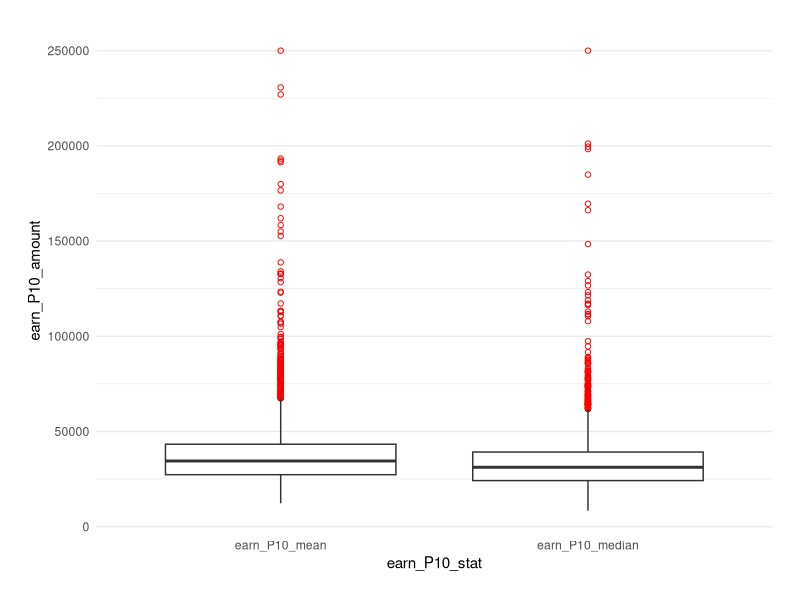
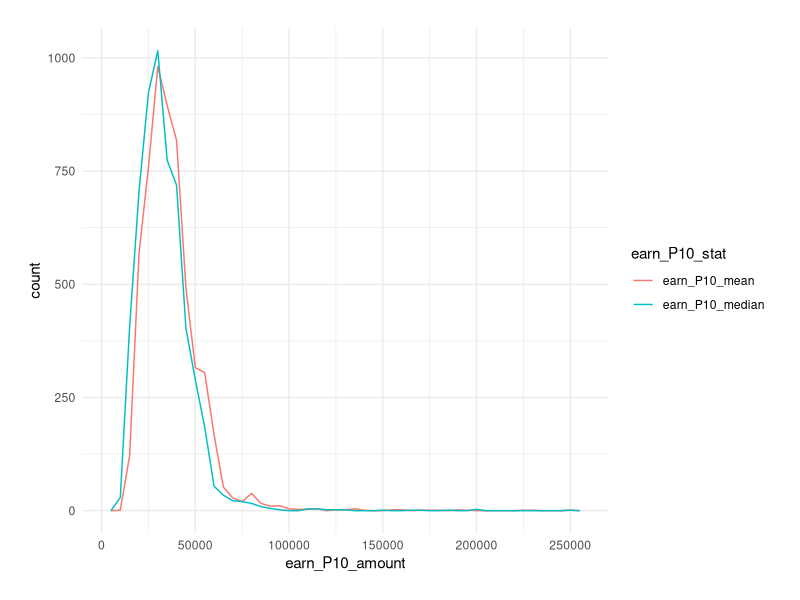
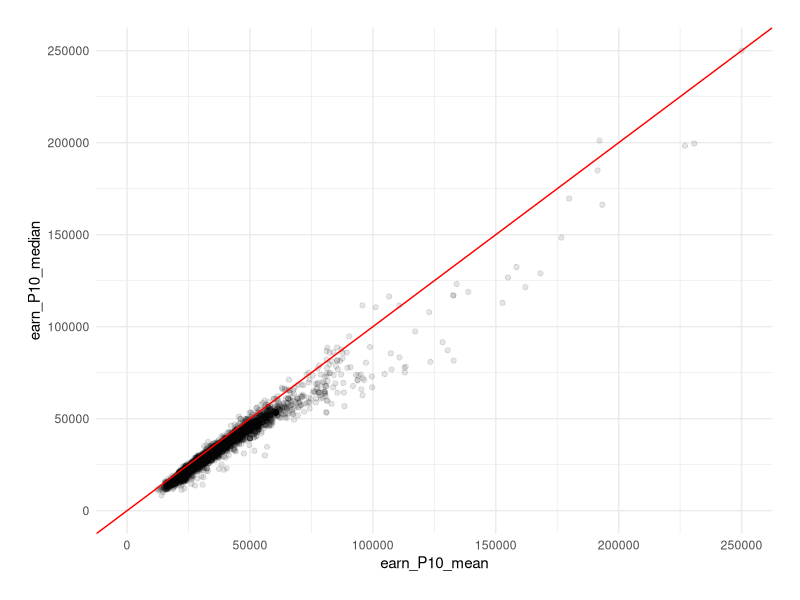
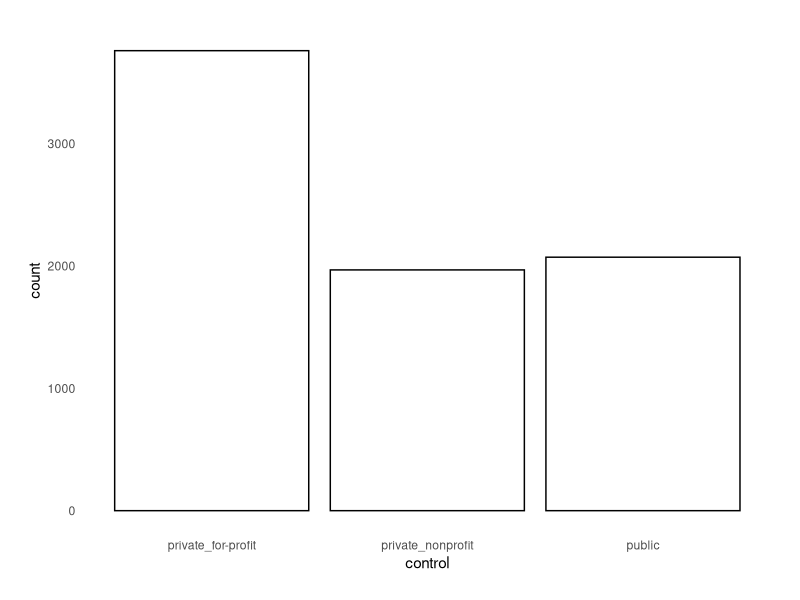
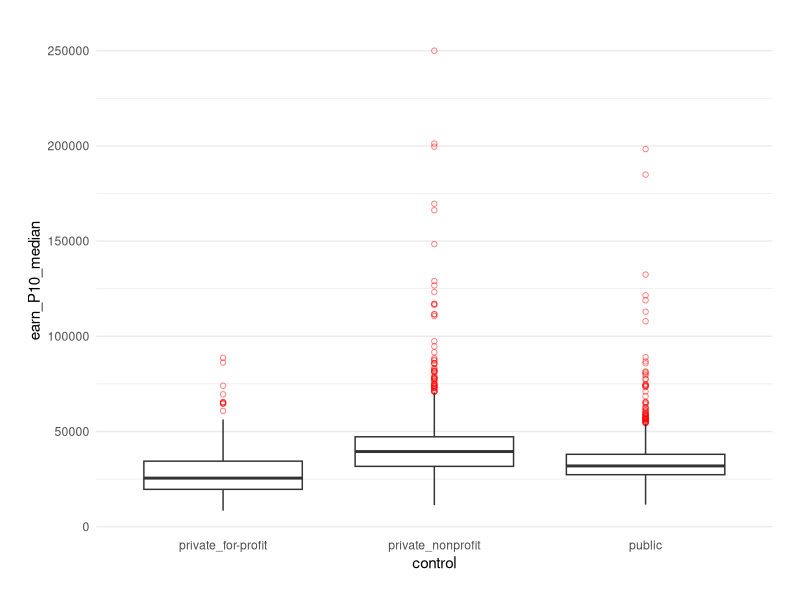

Write the R code that produced these figures, in order. (Note: this script raises an error after producing the figures.)


## @knitr prelim

# Load packages
suppressWarnings(library(tidyr))
suppressWarnings(library(dplyr))
suppressWarnings(library(ggplot2))

# Set the theme for plotting
theme_set(theme_bw())
base_theme <- theme(plot.margin = unit(c(20, 20, 20, 20), "points"),
                    panel.margin = unit(c(15, 15, 15, 15), "points"),
                    panel.border = element_blank(),
                    strip.background = element_blank(),
                    strip.text = element_text(size = 15),
                    legend.key = element_blank(),
                    axis.ticks = element_blank())

# Load data
scorecard <- read.csv("./scorecard_clean.csv")
scorecard <- tbl_df(scorecard)

# Set levels for categorical variables
scorecard$control <- factor(scorecard$control, levels = c("private_for-profit", "private_nonprofit", "public"))
scorecard$degree <- factor(scorecard$degree, levels = c("certificate", "associate", "bachelor", "graduate"))

## Derive a new variable "region" from "state"
## Classification adapted from Census Bureau divisions
scorecard$region <- c()
lst_region <- list(
  "Northeast" = c("CT", "MA", "ME", "NH", "NJ", "NY", "PA", "RI", "VT"),
  "Midwest" = c("IA", "IL", "IN", "KS", "MI", "MN", "MO", "ND", "NE", "OH", "SD", "WI"),
  "South" = c("AL", "AR", "DC", "DE", "FL", "GA", "KY", "LA", "MD", "MS", "NC", "OK", "SC", "TN", "TX", "VA", "WV"),
  "West" = c("AZ", "CA", "CO", "ID", "MT", "NM", "NV", "OR", "UT", "WA", "WY"),
  "Noncontiguous" = c("AK", "AL", "AS", "FM", "GU", "HI", "MH", "MP", "PR", "PW", "VI")
)
for(key in names(lst_region)) {
  scorecard$region[scorecard$state %in% lst_region[[key]]] <- key
}
scorecard$region <- factor(scorecard$region, levels = names(lst_region))



## @knitr functions

# Function that produces box plots of the median postgraduate earnings for different levels of a category
box_PGE <- function(scorecard_data, var_cat_1, var_cat_2, view_range = NULL) {
  
  if(missing(var_cat_2)) {
    ggplot(scorecard_data %>%
                     filter(!is.na(earn_P10_median) & !is.na(scorecard_data[[var_cat_1]])), 
                   aes(x = eval(parse(text = var_cat_1)), y = earn_P10_median)) +
      geom_boxplot(alpha = 1/2, outlier.colour = "red", outlier.shape = 1) +
      coord_cartesian(ylim = view_range) +
      labs(x = var_cat_1) +
      base_theme +
      theme(panel.grid.major.x = element_blank(),
            panel.grid.minor.x = element_blank())
  } else {
    ggplot(scorecard_data %>%
                     filter(!is.na(earn_P10_median) & !is.na(scorecard_data[[var_cat_1]]) & !is.na(scorecard_data[[var_cat_2]])), 
                   aes(x = eval(parse(text = var_cat_1)), y = earn_P10_median, fill = eval(parse(text = var_cat_2)))) +
      geom_boxplot(alpha = 1/2, outlier.colour = "red", outlier.shape = 1) +
      coord_cartesian(ylim = view_range) +
      labs(x = var_cat_1, fill = var_cat_2) +
      base_theme +
      theme(panel.grid.major.x = element_blank(),
            panel.grid.minor.x = element_blank())
  }
}

# Function that plots histograms of the median postgraduate earnings for different levels of a category
hist_facet_PGE <- function(scorecard_data, cat_var, view_range = NULL, binwidth = 5000) {
  
  group_mdns <- scorecard_data %>%
    filter(!is.na(scorecard_data[[cat_var]])) %>%
    group_by_(cat_var) %>%
    summarise(mdn_PGE = median(earn_P10_median, na.rm = TRUE))
  
  group_mdns_df <- data.frame(cat_var = levels(scorecard_data[[cat_var]]), mdn_PGE = group_mdns[["mdn_PGE"]])
  
  plot <- ggplot(scorecard_data %>%
                   filter(!is.na(earn_P10_median) & !is.na(scorecard_data[[cat_var]])), 
                 aes(x = earn_P10_median)) +
    geom_histogram(binwidth = binwidth, fill = "navajowhite", col = "white") +
    geom_vline(aes(xintercept = mdn_PGE), data = group_mdns, col = "blue", size = 1) +
    coord_cartesian(xlim = view_range) +
    facet_wrap(as.formula(paste("~", cat_var)), ncol = 1, scales = "free_y") +
    base_theme
  
  return(plot)
}

bar_2cat <- function(scorecard_data, x_cat, fill_cat, position_type = "stack") {
  
  plot <- ggplot(scorecard_data %>%
                   filter(!is.na(scorecard_data[[x_cat]]) & !is.na(scorecard_data[[fill_cat]])), 
                 aes(x = eval(parse(text = x_cat)), fill = eval(parse(text = fill_cat)))) +
    geom_bar(position = position_type, alpha = 4/5) +
    labs(x = x_cat, fill = fill_cat) +
    base_theme +
    theme(panel.grid.major.x = element_blank(),
          panel.grid.minor.x = element_blank())
  
  return(plot)
}

# Make sure that the input categorical variable is set as a factor
bar_2cat_mdn_PGE <- function(scorecard_data, x_cat, fill_cat) {
  
  plot <- ggplot(scorecard_data %>%
                   filter(!is.na(earn_P10_median) & 
                            !is.na(scorecard_data[[x_cat]]) & 
                            !is.na(scorecard_data[[fill_cat]])) %>%
                   group_by_(x_cat, fill_cat) %>%
                   summarise(mdn_PGE = median(earn_P10_median, na.rm = TRUE)), 
                 aes(x = eval(parse(text = x_cat)), y = mdn_PGE, 
                     fill = eval(parse(text = fill_cat)))) +
    geom_bar(stat = "identity", position = "dodge", alpha = 1/2) +
    labs(x = x_cat, fill = fill_cat) +
    base_theme +
    theme(panel.grid.major.x = element_blank(),
          panel.grid.minor.x = element_blank())
  
  return(plot)
}

# Function that produces scatter plots and can color-code different levels of a category
scatter_plot <- function(scorecard_data, var_cont_y, var_cont_x, var_cat, view_range = NULL) {
  
  if(missing(var_cat)) {
    plot <- ggplot(scorecard_data %>%
                     filter(!is.na(scorecard_data[[var_cont_y]]) & 
                            !is.na(scorecard_data[[var_cont_x]])), 
                   aes(y = eval(parse(text = var_cont_y)), 
                       x = eval(parse(text = var_cont_x)))) +
      geom_point(alpha = 1/10, position = position_jitter(h = 0)) +
      coord_cartesian(ylim = view_range) +
      base_theme +
      labs(y = var_cont_y, x = var_cont_x)
  } else {
    plot <- ggplot(scorecard_data %>%
                     filter(!is.na(scorecard_data[[var_cont_y]]) & 
                            !is.na(scorecard_data[[var_cont_x]]) & 
                            !is.na(scorecard_data[[var_cat]])), 
                   aes(y = eval(parse(text = var_cont_y)), 
                       x = eval(parse(text = var_cont_x)), 
                       col = eval(parse(text = var_cat)))) +
      geom_point(alpha = 1/10, position = position_jitter(h = 0)) +
      coord_cartesian(ylim = view_range) +
      base_theme +
      labs(y = var_cont_y, x = var_cont_x, col = var_cat)
  }
  
  return(plot)
}

univariate_cont <- function(scorecard_data, var_cont, binwidth = 5000) {
  
  # Plot box plot
  p1 <- ggplot(scorecard_data %>%
                 filter(!is.na(scorecard_data[[var_cont]])), 
               aes(x = 1, y = eval(parse(text = var_cont)))) +
    geom_boxplot(outlier.colour = "red", outlier.shape = 1) +
    labs(y = var_cont) +
    base_theme +
    theme(panel.grid.major.x = element_blank(),
          panel.grid.minor.x = element_blank(),
          axis.title.x = element_blank(),
          axis.text.x = element_blank())
  
  # Plot histogram
  p2 <- ggplot(scorecard_data %>%
                 filter(!is.na(scorecard_data[[var_cont]])), 
               aes(x = eval(parse(text = var_cont)))) +
    geom_histogram(binwidth = binwidth, col = "white", fill = "lightsalmon") +
    labs(x = var_cont) +
    base_theme
  
  # Save plots as a list and return the result
  plot_list <- list("box" = p1, "hist" = p2)
  return(plot_list)
}



## @knitr PGE_stat

# Get a brief statistical summary
apply(scorecard[,c("earn_P10_mean", "earn_P10_median")], 2, summary)

# Distribution of Postgraduate Earnings: Mean vs. Median - Box Plot
ggplot(scorecard %>%
         filter(!is.na(earn_P10_median) & !is.na(earn_P10_mean)) %>%
         gather(earn_P10_stat, earn_P10_amount, earn_P10_median:earn_P10_mean), 
       aes(x = earn_P10_stat, y = earn_P10_amount)) +
  geom_boxplot(outlier.colour = "red", outlier.shape = 1) +
  base_theme +
  theme(panel.grid.major.x = element_blank(),
        panel.grid.minor.x = element_blank())

# Distribution of Postgraduate Earnings: Mean vs. Median - Frequency Polygon
ggplot(scorecard %>%
         filter(!is.na(earn_P10_median) & !is.na(earn_P10_mean)) %>%
         gather(earn_P10_stat, earn_P10_amount, earn_P10_median:earn_P10_mean), 
       aes(x = earn_P10_amount, col = earn_P10_stat)) +
  geom_freqpoly(binwidth = 5000) +
  scale_x_continuous(breaks = seq(0, 250000, 50000)) +
  base_theme

# Mean vs. Median Postgraduate Earnings
ggplot(scorecard %>%
         filter(!is.na(earn_P10_median) & !is.na(earn_P10_mean)),
       aes(x = earn_P10_mean, y = earn_P10_median)) +
  geom_point(alpha = 1/10, position = position_jitter(h = 0)) +
  coord_cartesian(xlim = c(0, 250000), ylim = c(0, 250000)) +
  geom_abline(slope = 1, colour = "red") +
  base_theme



## @knitr outliers

# Subset outliers
grad_earn_GT100K <- scorecard %>%
  filter(earn_P10_median > 100000) %>%
  arrange(desc(earn_P10_median))

# Print some of their info
grad_earn_GT100K %>%
  select(inst_name, earn_P10_median, control, degree, region) %>%
  print(n = nrow(grad_earn_GT100K))



## @knitr control

# Distribution of Different Control Types
ggplot(scorecard, aes(x = control)) +
  geom_bar(col = "black", fill = "white") +
  base_theme +
  theme(panel.grid = element_blank())



## @knitr PGE_control

# Distribution of Postgraduate Earnings by Control Type: Box Plot
box_PGE(scorecard, "control")

# Distribution of Postgraduate Earnings by Control Type: Histogram
hist_facet_PGE(scorecard, "control", view_range = c(0, 100000))



## @knitr degree

# Distribution of Primary Degree Types
ggplot(scorecard, aes(x = degree)) +
  geom_bar(col = "black", fill = "white") +
  base_theme +
  theme(panel.grid = element_blank())



## @knitr PGE_degree

# Distribution of Postgraduate Earnings by Degree Type: Box Plot
box_PGE(scorecard, "degree")

# Distribution of Postgraduate Earnings by Degree Type: Histogram
hist_facet_PGE(scorecard, "degree", view_range = c(0, 100000))



## @knitr region

# Regional Distribution
ggplot(scorecard, aes(x = region)) +
  geom_bar(col = "black", fill = "white") +
  base_theme +
  theme(panel.grid = element_blank())



## @knitr PGE_region

# Distribution of Postgraduate Earnings by Region: Box Plot
box_PGE(scorecard, "region")

# Distribution of Postgraduate Earnings by Region: Histogram
hist_facet_PGE(scorecard, "region", view_range = c(0, 100000))



## @knitr distribution_degree

# Distribution of Degree Types by Control Type
bar_2cat(filter(scorecard, !is.na(earn_P10_median)), "control", "degree", "fill") +
  labs(y = "proportion") +
  theme(panel.grid = element_blank())

# Distribution of Degree Types by Region
bar_2cat(filter(scorecard, !is.na(earn_P10_median)), "region", "degree", "fill") +
  labs(y = "proportion") +
  theme(panel.grid = element_blank())



## @knitr PGE_control_adjDegree

# Distribution of Postgraduate Earnings by Control Type, Adjusting for Degree Type
box_PGE(scorecard, "degree", "control")

# Median Postgraduate Earnings by Control Type, Adjusting for Degree Type
bar_2cat_mdn_PGE(scorecard, "degree", "control")



## @knitr PGE_region_adjDegree

# Distribution of Postgraduate Earnings by Region, Adjusting for Degree Type
box_PGE(scorecard, "degree", "region")

# Median Postgraduate Earnings by Region, Adjusting for Degree Type
bar_2cat_mdn_PGE(scorecard, "degree", "region")



## @knitr PGE_degree_adjControl

# Distribution of Postgraduate Earnings by Degree Type, Adjusting for Control Type
box_PGE(scorecard, "control", "degree")

# Median Postgraduate Earnings by Degree Type, Adjusting for Control Type
bar_2cat_mdn_PGE(scorecard, "control", "degree")



## @knitr PGE_degree_adjRegion

# Distribution of Postgraduate Earnings by Degree Type, Adjusting for Region
box_PGE(scorecard, "region", "degree")

# Median Postgraduate Earnings by Degree Type, Adjusting for Region
bar_2cat_mdn_PGE(scorecard, "region", "degree")



## @knitr medical

# Create a new variable for medical specialization based on institution names
scorecard <- scorecard %>%
  mutate(focus_medicine = ifelse(grepl("Medic", inst_name) | grepl("Pharm", inst_name) | grepl("Health", inst_name), "yes", "no"))

# Make the variable a factor
scorecard$focus_medicine <- factor(scorecard$focus_medicine, levels = c("no", "yes"))

# Distribution of medical vs. non-medical institutions
ggplot(scorecard, aes(x = focus_medicine)) +
  geom_bar(col = "black", fill = "white") +
  base_theme +
  theme(panel.grid = element_blank())



## @knitr PGE_medical

# Distribution of Postgraduate Earnings by Specialization in Medicine: Box Plot
box_PGE(scorecard, "focus_medicine")

# Distribution of Postgraduate Earnings by Specialization in Medicine: Histogram
hist_facet_PGE(scorecard, "focus_medicine", view_range = c(0, 100000))



## @knitr PGE_medical_adjDegree

# Distribution of Postgraduate Earnings by Specialization in Medicine, Adjusting for Degree Type
box_PGE(scorecard, "degree", "focus_medicine")



## @knitr PGE_gender

# Distribution of Postgraduate Earnings: Male vs. Female - Box Plot
ggplot(scorecard %>%
         filter(!is.na(earn_P10_mean_male) & !is.na(earn_P10_mean_female)) %>%
         gather(earn_P10_mean_gender, earn_P10_mean_amount, earn_P10_mean_male, earn_P10_mean_female), 
       aes(x = earn_P10_mean_gender, y = earn_P10_mean_amount)) +
  geom_boxplot(outlier.colour = "red", outlier.shape = 1) +
  base_theme +
  theme(panel.grid.major.x = element_blank(),
        panel.grid.minor.x = element_blank())

# Distribution of Postgraduate Earnings: Male vs. Female - Frequency Polygon
ggplot(scorecard %>%
         filter(!is.na(earn_P10_mean_male) & !is.na(earn_P10_mean_female)) %>%
         gather(earn_P10_mean_gender, earn_P10_mean_amount, earn_P10_mean_male, earn_P10_mean_female), 
       aes(x = earn_P10_mean_amount, col = earn_P10_mean_gender)) +
  geom_freqpoly(binwidth = 5000) +
  scale_x_continuous(breaks = seq(0, 250000, 50000)) +
  base_theme

# Male vs. Female Postgraduate Earnings
ggplot(scorecard %>%
         filter(!is.na(earn_P10_mean_male) & !is.na(earn_P10_mean_female)), 
       aes(x = earn_P10_mean_male, y = earn_P10_mean_female)) +
  geom_point(alpha = 1/10, position = position_jitter(h = 0)) +
  geom_abline(slope = 1, colour = "red") +
  base_theme



## @knitr PGE_gender_ttest

scorecard %>%
  filter(!is.na(earn_P10_mean_male) & !is.na(earn_P10_mean_female)) %>%
  mutate(earn_P10_mean_genderDiff = earn_P10_mean_male - earn_P10_mean_female) %>%
  select(earn_P10_mean_male, earn_P10_mean_female, earn_P10_mean_genderDiff) %>%
  summary()

ggplot(scorecard %>%
         filter(!is.na(earn_P10_mean_male) & !is.na(earn_P10_mean_female)) %>%
         mutate(earn_P10_mean_genderDiff = earn_P10_mean_male - earn_P10_mean_female), 
       aes(x = earn_P10_mean_genderDiff)) +
  geom_histogram(binwidth = 1000, col = "white", fill = "lightsalmon") +
  base_theme

t.test(scorecard$earn_P10_mean_male,
       scorecard$earn_P10_mean_female,
       conf.level = 0.95,
       paired = TRUE)



## @knitr PGE_male

# Derive a new variable for male proportion
scorecard <- scorecard %>%
  mutate(male_prop = 1 - female_prop)  # Assume comparatively little presence of LGBTQ students

# Postgraduate Earnings vs. Male Proportion
scatter_plot(scorecard, "earn_P10_median", "male_prop")



## @knitr PGE_male_degree

# Postgraduate Earnings vs. Male Proportion by Degree Type
scatter_plot(scorecard, "earn_P10_median", "male_prop", "degree")



## @knitr PGE_male_degree_zoomed

# Postgraduate Earnings vs. Male Proportion by Degree Type: Zoomed
scatter_plot(scorecard, "earn_P10_median", "male_prop", "degree", view_range = c(0, 75000))



## @knitr male_degree

# Male Proportion by Degree Type
ggplot(scorecard %>%
         filter(!is.na(degree) & !is.na(male_prop)),
       aes(x = male_prop, y = degree)) +
  geom_jitter(alpha = 1/5) +
  base_theme +
  theme(panel.grid = element_blank())



## @knitr PGE_male_adjDegree

# Postgraduate Earnings vs. Male Proportion, Adjusting for Degree Type
scatter_plot(scorecard %>%
               filter(!is.na(degree)), 
             "earn_P10_median", "male_prop") +
  geom_smooth(method = "lm") +
  facet_wrap(~ degree, scales = "free_y")



## @knitr PGE_race

# Postgraduate Earnings vs. Racial Proportion
scatter_plot(scorecard %>%
               filter(degree == "bachelor") %>%
               gather(UGDS_race, UGDS_prop, UGDS_white:UGDS_NA), 
             "earn_P10_median", "UGDS_prop") +
  facet_wrap(~ UGDS_race, scales = "free_x")



## @knitr famIncm

# Distribution of Average Family Income
var_tmp <- univariate_cont(scorecard, "fam_income_median", binwidth = 2500)
var_tmp[["box"]]; var_tmp[["hist"]]



## @knitr PGE_famIncm

# Postgraduate Earnings vs. Family Income
scatter_plot(scorecard, "earn_P10_median", "fam_income_median")



## @knitr PGE_famIncm_adjDegree

# Postgraduate Earnings vs. Family Income by Degree Type
scatter_plot(scorecard, "earn_P10_median", "fam_income_median", "degree")

# Postgraduate Earnings vs. Family Income, Adjusting for Degree Type
scatter_plot(scorecard %>%
               filter(!is.na(degree)), 
             "earn_P10_median", "fam_income_median") +
  facet_wrap(~ degree, scales = "free")



## @knitr cost

# Distribution of Cost of Attendance
var_tmp <- univariate_cont(scorecard, "avg_net_cost", binwidth = 2500)
var_tmp[["box"]]; var_tmp[["hist"]]



## @knitr PGE_cost

# Postgraduate Earnings vs. Cost of Attendance
scatter_plot(scorecard, "earn_P10_median", "avg_net_cost")



## @knitr PGE_cost_degree

# Postgraduate Earnings vs. Cost of Attendance by Degree Type
scatter_plot(scorecard, "earn_P10_median", "avg_net_cost", "degree")



## @knitr PGE_cost_adjDegree

# Postgraduate Earnings vs. Cost of Attendance, Adjusting for Degree Type
scatter_plot(scorecard %>%
               filter(!is.na(degree)), 
             "earn_P10_median", "avg_net_cost") +
  geom_smooth(method = "lm") +
  facet_wrap(~ degree, scales = "free", nrow = 2)



## @knitr PGE_cost_anomaly

# Print some info of unusual data points
scorecard %>%
  filter(avg_net_cost < 0) %>%
  select(inst_name, control, degree, earn_P10_median, avg_net_cost) %>%
  arrange(desc(earn_P10_median))



## @knitr debt

# Distribution of Student Debt
var_tmp <- univariate_cont(scorecard, "grad_debt_median", binwidth = 2500)
var_tmp[["box"]]; var_tmp[["hist"]]



## @knitr PGE_debt

# Postgraduate Earnings vs. Student Debt
scatter_plot(scorecard, "earn_P10_median", "grad_debt_median")



## @knitr PGE_debt_degree

# Postgraduate Earnings vs. Student Debt by Degree Type
scatter_plot(scorecard, "earn_P10_median", "grad_debt_median", "degree")



## @knitr PGE_debt_adjDegree

# Postgraduate Earnings vs. Student Debt, Adjusting for Degree Type
scatter_plot(scorecard %>%
               filter(!is.na(degree)), 
             "earn_P10_median", "grad_debt_median") +
  geom_smooth(method = "lm") +
  facet_wrap(~ degree, scales = "free")



## @knitr finalPlot1

box_PGE(scorecard, "degree", view_range = c(0, 150000)) +
  labs(x = "Primary Degree Type", y = "Median Income, 10 Years After Graduation [USD]",
       title = "Postgraduate Financial Success by Institution's Primary Degree Type")



## @knitr finalPlot2

# hist_density_PGE(scorecard, "control", view_range = c(0, 100000)) +
#   labs(x = "Median Income, 10 Years After Graduation", y = "Proportion",
#        title = "Postgraduate Financial Success by Institution's Control Type") +
#   theme(axis.text.x = element_text(size = 8))
# 
# hist_density_PGE(filter(scorecard, !is.na(degree)), "control", view_range = c(0, 100000)) +
#   facet_wrap(~ degree, ncol = 1) +
#   labs(x = "Median Income, 10 Years After Graduation", y = "Proportion",
#        title = "Adjusting for Primary Degree Type") +
#   theme(axis.text.x = element_text(size = 8),
#         strip.text = element_text(color = "dimgrey"))



## @knitr finalPlot3

# scatter_plot(scorecard, "earn_P10_median", "male_prop") +
#   labs(x = "Male Proportion", y = "Median Income, 10 Years After Graduation",
#        title = "Postgraduate Earnings vs. Male Proportion")
# 
# scatter_plot(scorecard %>%
#                filter(!is.na(degree)), 
#              "earn_P10_median", "male_prop") +
#   facet_wrap(~ degree, scales = "free_y") +
#   labs(x = "Male Proportion", y = "Median Income, 10 Years After Graduation",
#        title = "Adjusting for Primary Degree Type") +
#   theme(axis.text.x = element_text(size = 8),
#         axis.text.y = element_text(size = 8),
#         strip.text = element_text(color = "dimgrey"))
